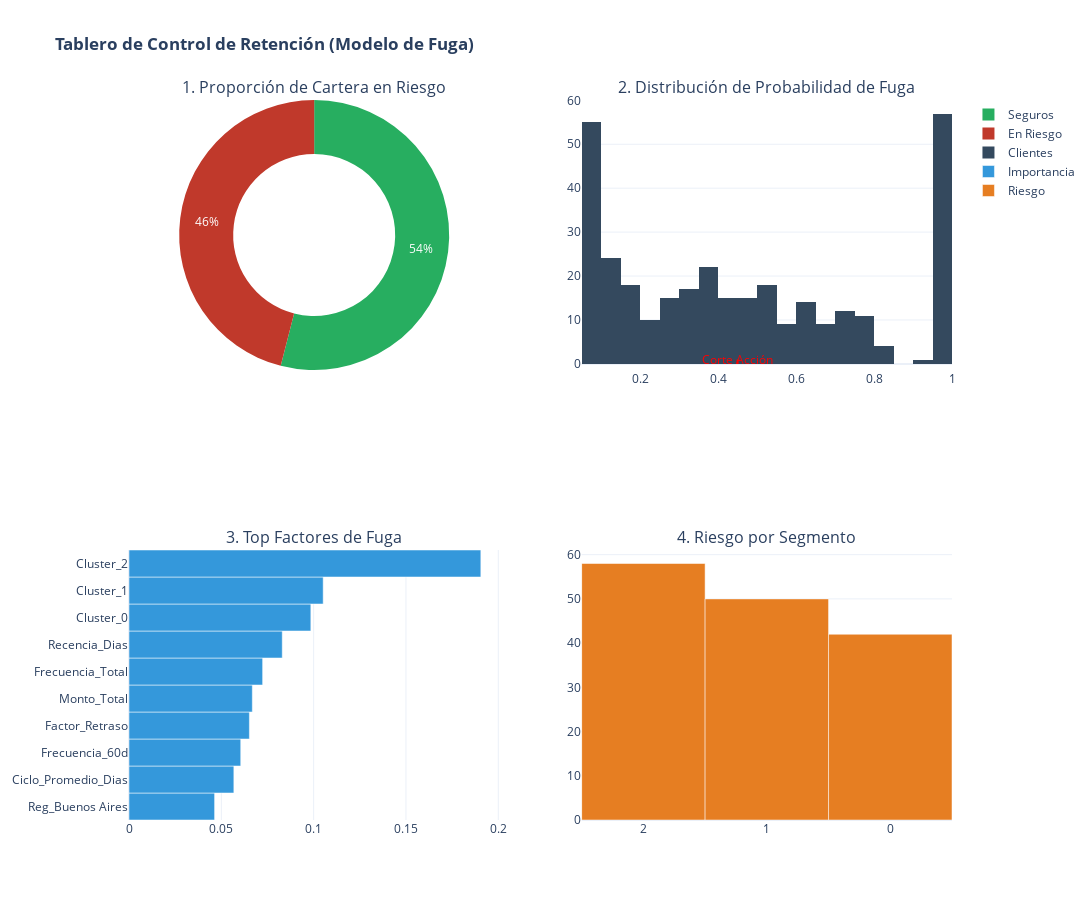

Notebook code for this chart:
### Code cell
# ==============================================================================
# 5. GENERACIÓN DE LA "LISTA DE RESCATE" Y DASHBOARD FINAL
# ==============================================================================

import plotly.graph_objects as go
from plotly.subplots import make_subplots
import plotly.express as px
# Usamos los parámetros ganadores
final_params = study.best_params
final_params['scale_pos_weight'] = scale_pos_weight
final_params['objective'] = 'binary:logistic'

print("Entrenando modelo definitivo...")
model_final = xgb.XGBClassifier(**final_params)
model_final.fit(X, y)

# 2. PREDICCIÓN (CLIENTES ACTIVOS HOY)
# Usamos 'latest_features' que derivamos del último estado conocido
latest_features = df_final.groupby('ID_Cliente').last().reset_index()

# Preparamos X para predecir (quitando IDs y Target)
X_pred = latest_features.drop(['ID_Cliente', 'Target_Churn'], axis=1)
ids = latest_features['ID_Cliente']

# Probabilidades Futuras
probs_future = model_final.predict_proba(X_pred)[:, 1]

# Aplicamos el Umbral de Negocio (0.45)
umbral_negocio = 0.45
preds_future = (probs_future >= umbral_negocio).astype(int)

# --- CORRECCIÓN AQUÍ: USAR NOMBRES DE COLUMNAS EXISTENTES ---
# Recuperamos el Cluster original de las dummies
cluster_cols = [c for c in latest_features.columns if c.startswith('Cluster_')]
# Si por alguna razón no hay dummies activas, ponemos 'Desconocido'
if len(cluster_cols) > 0:
    cluster_labels = latest_features[cluster_cols].idxmax(axis=1).str.replace('Cluster_', '')
else:
    cluster_labels = 'Global'

df_risk = pd.DataFrame({
    'ID_Cliente': ids,
    'Probabilidad_Fuga': probs_future,
    'Es_Riesgo': preds_future,
    'Cluster': cluster_labels,
    'Monto_Total_Historico': latest_features['Monto_Total'], # <--- CAMBIO: Usamos Monto_Total
    'Dias_Sin_Venir': latest_features['Recencia_Dias']
})

# Filtramos la "Lista de Oro"
lista_rescate = df_risk[df_risk['Es_Riesgo'] == 1].sort_values('Probabilidad_Fuga', ascending=False)

print(f"¡Alerta! Se detectaron {len(lista_rescate)} clientes en riesgo de fuga.")
print("Top 5 Clientes en Riesgo (Prioridad):")
print(lista_rescate.head())
# 3. DASHBOARD EJECUTIVO DE RETENCIÓN
# ------------------------------------------------------
# Configuración de subplots con tipos específicos
# Configuración de subplots
fig = make_subplots(
    rows=2, cols=2,
    specs=[[{"type": "domain"}, {"type": "xy"}], [{"type": "xy"}, {"type": "xy"}]],
    subplot_titles=("1. Proporción de Cartera en Riesgo", "2. Distribución de Probabilidad de Fuga", 
                    "3. Top Factores de Fuga", "4. Riesgo por Segmento")
)

# A) Donut Chart
riesgo_counts = df_risk['Es_Riesgo'].value_counts()
fig.add_trace(go.Pie(labels=['Seguros', 'En Riesgo'], values=[riesgo_counts.get(0,0), riesgo_counts.get(1,0)], 
                     hole=.6, marker_colors=['#27ae60', '#c0392b']), row=1, col=1)

# B) Histograma
fig.add_trace(go.Histogram(x=df_risk['Probabilidad_Fuga'], nbinsx=20, marker_color='#34495e', name='Clientes'), row=1, col=2)

# --- CORRECCIÓN MANUAL: Usamos add_shape en lugar de add_vline ---
fig.add_shape(
    type="line",
    x0=umbral_negocio, x1=umbral_negocio,
    y0=0, y1=1,
    yref='paper', # Ocupa toda la altura del subplot
    line=dict(color="red", width=2, dash="dash"),
    row=1, col=2
)
fig.add_annotation(
    x=umbral_negocio, y=1,
    yref='paper',
    text="Corte Acción",
    showarrow=False,
    font=dict(color="red"),
    row=1, col=2
)

# C) Feature Importance
importance = pd.DataFrame({
    'Feature': X.columns,
    'Gain': model_final.feature_importances_
}).sort_values('Gain', ascending=True).tail(10)

fig.add_trace(go.Bar(x=importance['Gain'], y=importance['Feature'], orientation='h', marker_color='#3498db', name='Importancia'), row=2, col=1)

# D) Riesgo por Cluster
if not df_risk[df_risk['Es_Riesgo']==1].empty:
    riesgo_cluster = df_risk[df_risk['Es_Riesgo']==1]['Cluster'].value_counts().reset_index()
    riesgo_cluster.columns = ['Cluster', 'Clientes en Riesgo']
    fig.add_trace(go.Bar(x=riesgo_cluster['Cluster'], y=riesgo_cluster['Clientes en Riesgo'], marker_color='#e67e22', name='Riesgo'), row=2, col=2)
else:
    fig.add_annotation(text="Sin Riesgos Detectados", row=2, col=2, showarrow=False)

fig.update_layout(height=900, width=1200, title_text="<b>Tablero de Control de Retención (Modelo de Fuga)</b>", template="plotly_white")
fig.show()

### Figure 1 — Plotly figure (JSON) as saved in the notebook; plotly's stock layout.template omitted (floating-point values rounded to 4 significant figures; data arrays with more than 128 entries replaced by an {"elided": "..."} marker saying what was removed)
{"data": [{"domain": {"x": [0, 0.45], "y": [0.625, 1]}, "hole": 0.6, "labels": ["Seguros", "En Riesgo"], "marker": {"colors": ["#27ae60", "#c0392b"]}, "type": "pie", "values": [176, 150]}, {"marker": {"color": "#34495e"}, "name": "Clientes", "nbinsx": 20, "type": "histogram", "x": {"elided": "326 float values"}, "xaxis": "x", "yaxis": "y"}, {"marker": {"color": "#3498db"}, "name": "Importancia", "orientation": "h", "type": "bar", "x": [0.04636, 0.05678, 0.06051, 0.0652, 0.06679, 0.07237, 0.083, 0.09848, 0.1052, 0.1905], "xaxis": "x2", "y": ["Reg_Buenos Aires", "Ciclo_Promedio_Dias", "Frecuencia_60d", "Factor_Retraso", "Monto_Total", "Frecuencia_Total", "Recencia_Dias", "Cluster_0", "Cluster_1", "Cluster_2"], "yaxis": "y2"}, {"marker": {"color": "#e67e22"}, "name": "Riesgo", "type": "bar", "x": ["2", "1", "0"], "xaxis": "x3", "y": [58, 50, 42], "yaxis": "y3"}], "layout": {"annotations": [{"font": {"size": 16}, "showarrow": false, "text": "1. Proporción de Cartera en Riesgo", "x": 0.225, "xanchor": "center", "xref": "paper", "y": 1, "yanchor": "bottom", "yref": "paper"}, {"font": {"size": 16}, "showarrow": false, "text": "2. Distribución de Probabilidad de Fuga", "x": 0.775, "xanchor": "center", "xref": "paper", "y": 1, "yanchor": "bottom", "yref": "paper"}, {"font": {"size": 16}, "showarrow": false, "text": "3. Top Factores de Fuga", "x": 0.225, "xanchor": "center", "xref": "paper", "y": 0.375, "yanchor": "bottom", "yref": "paper"}, {"font": {"size": 16}, "showarrow": false, "text": "4. Riesgo por Segmento", "x": 0.775, "xanchor": "center", "xref": "paper", "y": 0.375, "yanchor": "bottom", "yref": "paper"}, {"font": {"color": "red"}, "showarrow": false, "text": "Corte Acción", "x": 0.45, "xref": "x", "y": 1, "yref": "y"}], "height": 900, "shapes": [{"line": {"color": "red", "dash": "dash", "width": 2}, "type": "line", "x0": 0.45, "x1": 0.45, "xref": "x", "y0": 0, "y1": 1, "yref": "y"}], "title": {"text": "<b>Tablero de Control de Retención (Modelo de Fuga)</b>"}, "width": 1200, "xaxis": {"anchor": "y", "domain": [0.55, 1]}, "xaxis2": {"anchor": "y2", "domain": [0, 0.45]}, "xaxis3": {"anchor": "y3", "domain": [0.55, 1]}, "yaxis": {"anchor": "x", "domain": [0.625, 1]}, "yaxis2": {"anchor": "x2", "domain": [0, 0.375]}, "yaxis3": {"anchor": "x3", "domain": [0, 0.375]}}}
